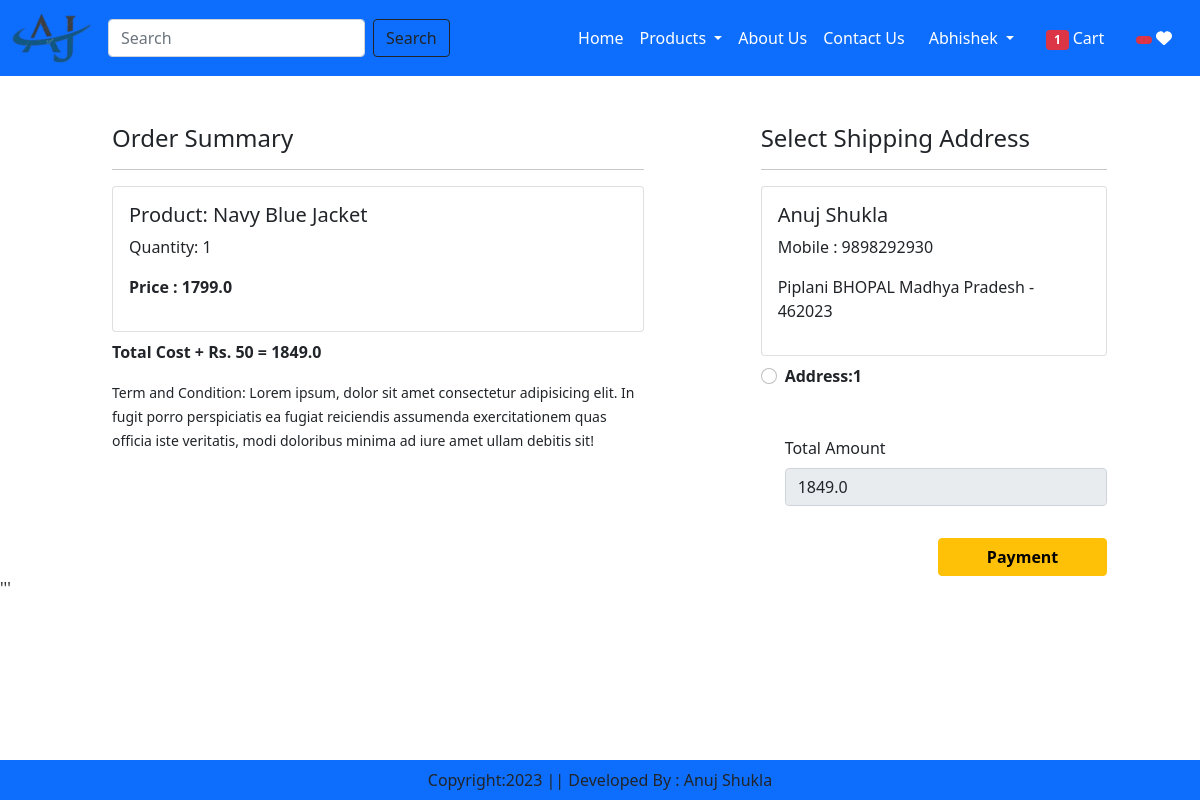
The page /checkout/ (signed in) on the database its author committed.
### Admin/models.py (models this page shows, shortened)
class Cart(models.Model):
    user = models.ForeignKey(User,on_delete=models.CASCADE)
    product = models.ForeignKey(Product,on_delete=models.CASCADE)
    quantity = models.PositiveIntegerField(default=1)

class Product(models.Model):
    pname = models.CharField(max_length=20)
    price = models.FloatField(default= 200)
    description = models.TextField()
    qty = models.IntegerField()
    image = models.ImageField(default= 'Abc.jpd', upload_to= 'Images')
    cat = models.ForeignKey(to= 'Category', on_delete=models.CASCADE)
    class Meta:
        db_table= "Product"

class Customer(models.Model):
    user = models.ForeignKey(User,on_delete=models.CASCADE)
    name = models.CharField(max_length=200)
    locality = models.CharField(max_length=200)
    city = models.CharField(max_length=50,default=None)
    mobile = models.IntegerField(default=0)
    zipcode = models.IntegerField()
    state=models.CharField(max_length=200)

### User/views.py (the view, shortened to what this page needs)
# urls.py: path('checkout/',views.checkout, name='checkout'),
def checkout(request):
    if(request.method == "GET"):
        user = request.user
        add = Customer.objects.filter(user=user)
        cart_items = Cart.objects.filter(user=user)
        famount = 0
        for p in cart_items:
            value = p.quantity * p.product.price
            famount = famount + value
        totalamount = famount +50
        razoramount = int(totalamount * 100)
        client = razorpay.Client(auth=(settings.RAZOR_KEY_ID, settings.RAZOR_KEY_SECRET))
        data = {"amount":razoramount,"currency": "INR","receipt":"order_receipt_12"}
        payment_response = client.order.create(data=data)
        print(payment_response)
        {'id': 'order_LbaDYoTA83Jddz', 'entity': 'order', 'amount': 184900, 'amount_paid': 0, 'amount_due': 184900, 'currency': 'INR', 'receipt': 'order_receipt_12', 'offer_id': None, 'status': 'created', 'attempts': 0, 'notes': [], 'created_at': 1681019349}
        order_id = payment_response['id']
        order_status = payment_response['status']
        totalitem = 0
        wishitem = 0
        if request.user.is_authenticated:
            totalitem = len(Cart.objects.filter(user=request.user))
            wishitem = len(Wishlist.objects.filter(user=request.user))
        return render(request,'checkout.html',locals())

### User/templates/checkout.html (shortened to what this page needs)
{% extends "base.html" %}
{% load static %}
{% block main_content %}
<div class="container-box">
    <div class="row mt-5 offset-sm-1">
        <div class="col-sm-6">
            <h4>Order Summary</h4>
            <hr>
            {% for item in cart_items %}
                <div class="card mb-2 mr-3">
                    <div class="card-body">
                        <h5> Product: {{item.product.pname}} </h5>
                        <p> Quantity: {{item.quantity}} </p>
                        <p class="fw-bold">Price : {{item.product.price}} </p>
                    </div>
                </div>
            {% endfor %}
            <p class="fw-bold">Total Cost + Rs. 50 = {{totalamount}} </p>
            <small> Term and Condition: Lorem ipsum, dolor sit amet consectetur adipisicing elit. In fugit porro perspiciatis ea fugiat reiciendis assumenda exercitationem quas officia iste veritatis, modi doloribus minima ad iure amet ullam debitis sit!</small>
        </div>
        <div class="col-sm-4 offset-sm-1">
            <h4>Select Shipping Address</h4>
            <hr>
            <form method="post" id="myform">
                {% for ad in add %}
                    <div class="card">
                        <div class="card-body">
                            <h5>{{ad.name}} </h5>
                            <p>Mobile : {{ad.mobile}}</p>
                            <p>{{ad.locality}} {{ad.city}} {{ad.state}} - {{ad.zipcode}}</p>
                        </div>
                    </div>
                        <div class="form-check mt-2 mb-5">
                            <input class="form-check-input" type="radio" name="custid" id="custadd{{forloop.counter}}" value="{{ad.id}}">
                            <label class="form-check-label fw-bold" for="custadd{{forloop.counter}}">
                                Address:{{forloop.counter}}
                            </label>
                        </div>
                {% endfor %}
                <div class="form-check mb-3">
                    <label for="totamount" class="form-label">Total Amount</label>
                    <input type="number" class="form-control" name="totamount" value="{{totalamount}}" readonly>
                </div>
                <div class="text-end">
                    <button id="rzp-button1" type="submit" class="btn btn-warning mt-3 px-5 fw-bold" > Payment</button>
                </div>
            </form>
        </div>
    </div>
</div>
{% endblock main_content %}

### User/templates/base.html (shortened to what this page needs)
<!DOCTYPE html>
{% load static %}
<html lang="en">
<head>
    <link href="https://cdn.jsdelivr.net/npm/bootstrap@5.1.3/dist/css/bootstrap.min.css" rel="stylesheet">
    <link rel="stylesheet" href="{% static "app/css/owl.carousel.min.css" %}"/>
     <link rel="stylesheet" href="{% static "app/css/all.min.css" %}"/>
     <link rel="stylesheet" href="{% static "app/css/style.css" %}"/>
</head>
<body>
    <nav class="navbar navbar-expand-md navbar-dark bg-primary">
        <div class="container-fluid">
          <a class="navbar-brand" href="/">
            <img src="{% static "app/image/logo7.png" %}" width="80px" height="50px"/>
          </a>
          <form class="d-flex mr-auto " role="search" action="search/">
            <input class="form-control me-2" type="search" placeholder="Search" name="search" aria-label="Search">
            <button class="btn btn-outline-dark" type="submit">Search</button>
          </form>
          <div class="collapse navbar-collapse" id="navbarSupportedContent">
            <ul class="navbar-nav ms-auto mb-2 mb-lg-0">
              <li class="nav-item">
                <a class="nav-link active" aria-current="page" href="/">Home</a>
              </li>
              <li class="nav-item dropdown">
                <a class="nav-link dropdown-toggle text-white" href="#" id="navbarDropdown" role="button" data-bs-toggle="dropdown" aria-expanded="false">
                  Products
                </a>
              </li>
              <li class="nav-item">
                <a class="nav-link text-white" href="#">About Us</a>
              </li>
              <li class="nav-item">
                <a class="nav-link text-white" href="#">Contact Us</a>
              </li>
              {% if request.user.is_authenticated %}
                <li class="nav-item dropdown mx-2">
                <a class="nav-link dropdown-toggle text-white" href="#"
                id="ProfileDropdown" role="button" data-bs-toggle="dropdown"
                aria-expanded="false">{{request.user.username}} </a>
                </li>
                <li class="nav-item mx-2">
                  <a class="nav-link text-white" href="{% url 'show-cart' %}"><span class="badge bg-danger">{% if totalitem > 0 %}
                    {{totalitem}} {% endif %} </span> Cart</a>
                </li>
                <li class="nav-item mx-2">
                  <a class="nav-link text-white" href="{% url 'wishlist' %}"> <span class="badge bg-danger"> {% if wishitem > 0 %} {{wishitem}} {% endif %} </span> <i class="fa fa-heart"></i> </a>
                </li>
              {% endif %}
            </ul>
          </div>
        </div>
      </nav>
      {% block main_content %}{% endblock main_content %}
      {% block payment-gateway %}
'''
      {% endblock payment-gateway %}
      <footer class="container-fluid fixed-bottom bg-primary text-center p-2 mt-5">
        Copyright:2023 || Developed By : Anuj Shukla
      </footer>
</body>
</html>

### rows shown on the page
Cart: product.pname "Navy Blue Jacket", quantity "1", product.price "1799.0"
Customer: name "Anuj Shukla", mobile "9898292930", locality "Piplani", city "BHOPAL", state "Madhya Pradesh", zipcode "462023"

### other values the page prints
{{ request.user.username }} "Abhishek"
{{ totalitem }} "1"
{{ totalamount }} "1849.0"
